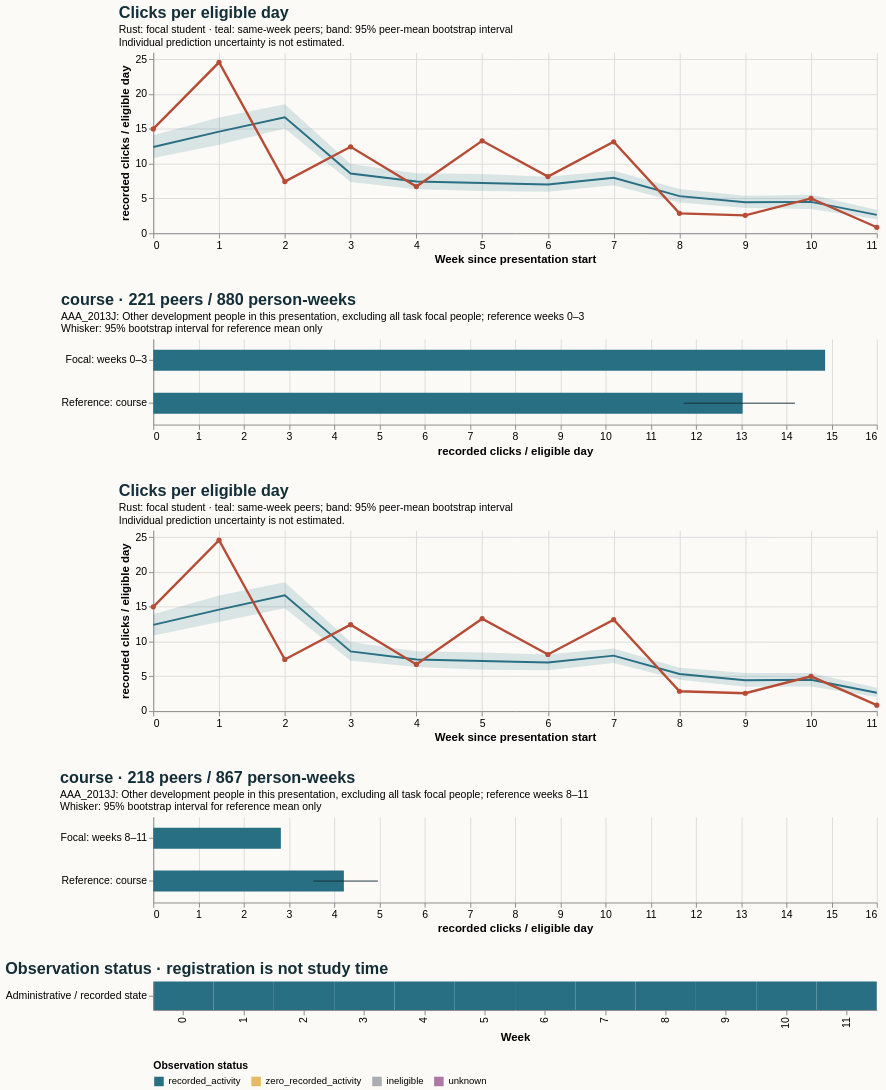

Here is the Vega-Lite specification saved for this chart:
### Vega-Lite specification from a JSON file in a GitHub repository (floating-point values rounded to 4 significant figures)
{"$schema": "https://vega.github.io/schema/vega-lite/v5.20.1.json", "config": {"axis": {"labelFontSize": 11, "titleFontSize": 12}, "background": "#fbfaf7", "font": "sans-serif", "title": {"anchor": "start", "color": "#142e38", "fontSize": 17, "subtitleFontSize": 11}, "view": {"continuousHeight": 300, "continuousWidth": 300, "stroke": null}}, "datasets": {"data-2e8d58cfe97f18ca5143c78917885ec5": [{"end_day": 6, "focal_value": 15.0, "peer_ci_high": 14.08, "peer_ci_low": 10.81, "peer_mean": 12.4, "peer_observations": 221, "peer_people": 221, "reference": "course", "unit": "recorded clicks / eligible day", "week": 0}, {"end_day": 13, "focal_value": 24.57, "peer_ci_high": 16.64, "peer_ci_low": 12.71, "peer_mean": 14.6, "peer_observations": 221, "peer_people": 221, "reference": "course", "unit": "recorded clicks / eligible day", "week": 1}, {"end_day": 20, "focal_value": 7.429, "peer_ci_high": 18.55, "peer_ci_low": 15.07, "peer_mean": 16.65, "peer_observations": 219, "peer_people": 219, "reference": "course", "unit": "recorded clicks / eligible day", "week": 2}, {"end_day": 27, "focal_value": 12.43, "peer_ci_high": 9.955, "peer_ci_low": 7.356, "peer_mean": 8.588, "peer_observations": 219, "peer_people": 219, "reference": "course", "unit": "recorded clicks / eligible day", "week": 3}, {"end_day": 34, "focal_value": 6.714, "peer_ci_high": 8.623, "peer_ci_low": 6.308, "peer_mean": 7.428, "peer_observations": 219, "peer_people": 219, "reference": "course", "unit": "recorded clicks / eligible day", "week": 4}, {"end_day": 41, "focal_value": 13.29, "peer_ci_high": 8.502, "peer_ci_low": 6.058, "peer_mean": 7.212, "peer_observations": 218, "peer_people": 218, "reference": "course", "unit": "recorded clicks / eligible day", "week": 5}, {"end_day": 48, "focal_value": 8.143, "peer_ci_high": 8.114, "peer_ci_low": 5.951, "peer_mean": 7.002, "peer_observations": 218, "peer_people": 218, "reference": "course", "unit": "recorded clicks / eligible day", "week": 6}, {"end_day": 55, "focal_value": 13.14, "peer_ci_high": 8.999, "peer_ci_low": 6.908, "peer_mean": 7.978, "peer_observations": 218, "peer_people": 218, "reference": "course", "unit": "recorded clicks / eligible day", "week": 7}, {"end_day": 62, "focal_value": 2.857, "peer_ci_high": 6.37, "peer_ci_low": 4.435, "peer_mean": 5.34, "peer_observations": 218, "peer_people": 218, "reference": "course", "unit": "recorded clicks / eligible day", "week": 8}, {"end_day": 69, "focal_value": 2.571, "peer_ci_high": 5.376, "peer_ci_low": 3.624, "peer_mean": 4.446, "peer_observations": 217, "peer_people": 217, "reference": "course", "unit": "recorded clicks / eligible day", "week": 9}, {"end_day": 76, "focal_value": 5.0, "peer_ci_high": 5.549, "peer_ci_low": 3.471, "peer_mean": 4.512, "peer_observations": 217, "peer_people": 217, "reference": "course", "unit": "recorded clicks / eligible day", "week": 10}, {"end_day": 83, "focal_value": 0.8571, "peer_ci_high": 3.381, "peer_ci_low": 2.019, "peer_mean": 2.639, "peer_observations": 215, "peer_people": 215, "reference": "course", "unit": "recorded clicks / eligible day", "week": 11}], "data-4c26a6295f734757547822281ec261a4": [{"end_day": 6, "focal_value": 15.0, "peer_ci_high": 13.93, "peer_ci_low": 10.88, "peer_mean": 12.4, "peer_observations": 221, "peer_people": 221, "reference": "course", "unit": "recorded clicks / eligible day", "week": 0}, {"end_day": 13, "focal_value": 24.57, "peer_ci_high": 16.62, "peer_ci_low": 12.82, "peer_mean": 14.6, "peer_observations": 221, "peer_people": 221, "reference": "course", "unit": "recorded clicks / eligible day", "week": 1}, {"end_day": 20, "focal_value": 7.429, "peer_ci_high": 18.53, "peer_ci_low": 14.79, "peer_mean": 16.65, "peer_observations": 219, "peer_people": 219, "reference": "course", "unit": "recorded clicks / eligible day", "week": 2}, {"end_day": 27, "focal_value": 12.43, "peer_ci_high": 9.943, "peer_ci_low": 7.231, "peer_mean": 8.588, "peer_observations": 219, "peer_people": 219, "reference": "course", "unit": "recorded clicks / eligible day", "week": 3}, {"end_day": 34, "focal_value": 6.714, "peer_ci_high": 8.625, "peer_ci_low": 6.329, "peer_mean": 7.428, "peer_observations": 219, "peer_people": 219, "reference": "course", "unit": "recorded clicks / eligible day", "week": 4}, {"end_day": 41, "focal_value": 13.29, "peer_ci_high": 8.438, "peer_ci_low": 5.967, "peer_mean": 7.212, "peer_observations": 218, "peer_people": 218, "reference": "course", "unit": "recorded clicks / eligible day", "week": 5}, {"end_day": 48, "focal_value": 8.143, "peer_ci_high": 8.125, "peer_ci_low": 5.878, "peer_mean": 7.002, "peer_observations": 218, "peer_people": 218, "reference": "course", "unit": "recorded clicks / eligible day", "week": 6}, {"end_day": 55, "focal_value": 13.14, "peer_ci_high": 9.0, "peer_ci_low": 6.933, "peer_mean": 7.978, "peer_observations": 218, "peer_people": 218, "reference": "course", "unit": "recorded clicks / eligible day", "week": 7}, {"end_day": 62, "focal_value": 2.857, "peer_ci_high": 6.232, "peer_ci_low": 4.518, "peer_mean": 5.34, "peer_observations": 218, "peer_people": 218, "reference": "course", "unit": "recorded clicks / eligible day", "week": 8}, {"end_day": 69, "focal_value": 2.571, "peer_ci_high": 5.471, "peer_ci_low": 3.497, "peer_mean": 4.446, "peer_observations": 217, "peer_people": 217, "reference": "course", "unit": "recorded clicks / eligible day", "week": 9}, {"end_day": 76, "focal_value": 5.0, "peer_ci_high": 5.498, "peer_ci_low": 3.555, "peer_mean": 4.512, "peer_observations": 217, "peer_people": 217, "reference": "course", "unit": "recorded clicks / eligible day", "week": 10}, {"end_day": 83, "focal_value": 0.8571, "peer_ci_high": 3.367, "peer_ci_low": 2.04, "peer_mean": 2.639, "peer_observations": 215, "peer_people": 215, "reference": "course", "unit": "recorded clicks / eligible day", "week": 11}], "data-6d55bc25357b97b5f798d68090232047": [{"eligible_days": 7.0, "end_day": 6, "logging_completeness": "unknown", "observation_status": "recorded_activity", "row": "Administrative / recorded state", "score_status": "withheld_release_time_unknown", "start_day": 0, "value": 15.0, "week": 0}, {"eligible_days": 7.0, "end_day": 13, "logging_completeness": "unknown", "observation_status": "recorded_activity", "row": "Administrative / recorded state", "score_status": "withheld_release_time_unknown", "start_day": 7, "value": 24.57, "week": 1}, {"eligible_days": 7.0, "end_day": 20, "logging_completeness": "unknown", "observation_status": "recorded_activity", "row": "Administrative / recorded state", "score_status": "withheld_release_time_unknown", "start_day": 14, "value": 7.429, "week": 2}, {"eligible_days": 7.0, "end_day": 27, "logging_completeness": "unknown", "observation_status": "recorded_activity", "row": "Administrative / recorded state", "score_status": "withheld_release_time_unknown", "start_day": 21, "value": 12.43, "week": 3}, {"eligible_days": 7.0, "end_day": 34, "logging_completeness": "unknown", "observation_status": "recorded_activity", "row": "Administrative / recorded state", "score_status": "withheld_release_time_unknown", "start_day": 28, "value": 6.714, "week": 4}, {"eligible_days": 7.0, "end_day": 41, "logging_completeness": "unknown", "observation_status": "recorded_activity", "row": "Administrative / recorded state", "score_status": "withheld_release_time_unknown", "start_day": 35, "value": 13.29, "week": 5}, {"eligible_days": 7.0, "end_day": 48, "logging_completeness": "unknown", "observation_status": "recorded_activity", "row": "Administrative / recorded state", "score_status": "withheld_release_time_unknown", "start_day": 42, "value": 8.143, "week": 6}, {"eligible_days": 7.0, "end_day": 55, "logging_completeness": "unknown", "observation_status": "recorded_activity", "row": "Administrative / recorded state", "score_status": "withheld_release_time_unknown", "start_day": 49, "value": 13.14, "week": 7}, {"eligible_days": 7.0, "end_day": 62, "logging_completeness": "unknown", "observation_status": "recorded_activity", "row": "Administrative / recorded state", "score_status": "withheld_release_time_unknown", "start_day": 56, "value": 2.857, "week": 8}, {"eligible_days": 7.0, "end_day": 69, "logging_completeness": "unknown", "observation_status": "recorded_activity", "row": "Administrative / recorded state", "score_status": "withheld_release_time_unknown", "start_day": 63, "value": 2.571, "week": 9}, {"eligible_days": 7.0, "end_day": 76, "logging_completeness": "unknown", "observation_status": "recorded_activity", "row": "Administrative / recorded state", "score_status": "withheld_release_time_unknown", "start_day": 70, "value": 5.0, "week": 10}, {"eligible_days": 7.0, "end_day": 83, "logging_completeness": "unknown", "observation_status": "recorded_activity", "row": "Administrative / recorded state", "score_status": "withheld_release_time_unknown", "start_day": 77, "value": 0.8571, "week": 11}], "data-b196c0f3152dbc0376b44facb2aa8f08": [{"hi": null, "lo": null, "series": "Focal: weeks 0–3", "value": 14.86}, {"hi": 14.19, "lo": 11.73, "series": "Reference: course", "value": 13.03}], "data-daa04482e403c180b78eebfeea0968a5": [{"hi": null, "lo": null, "series": "Focal: weeks 8–11", "value": 2.821}, {"hi": 4.967, "lo": 3.544, "series": "Reference: course", "value": 4.215}]}, "resolve": {"scale": {"color": "independent"}}, "spacing": 28, "vconcat": [{"data": {"name": "data-2e8d58cfe97f18ca5143c78917885ec5"}, "height": 190, "layer": [{"encoding": {"x": {"axis": {"tickMinStep": 1}, "field": "week", "title": "Week since presentation start", "type": "quantitative"}, "y": {"field": "peer_ci_low", "scale": {"zero": true}, "title": "recorded clicks / eligible day", "type": "quantitative"}, "y2": {"field": "peer_ci_high"}}, "mark": {"color": "#286f83", "opacity": 0.16, "type": "area"}}, {"encoding": {"tooltip": [{"field": "week", "type": "quantitative"}, {"field": "peer_mean", "type": "quantitative"}, {"field": "peer_people", "type": "quantitative"}, {"field": "peer_observations", "type": "quantitative"}], "x": {"field": "week", "type": "quantitative"}, "y": {"field": "peer_mean", "type": "quantitative"}}, "mark": {"color": "#286f83", "strokeWidth": 2, "type": "line"}}, {"encoding": {"tooltip": [{"field": "week", "type": "quantitative"}, {"field": "focal_value", "type": "quantitative"}], "x": {"field": "week", "type": "quantitative"}, "y": {"field": "focal_value", "type": "quantitative"}}, "mark": {"color": "#b64c35", "point": {"color": "#b64c35"}, "strokeWidth": 2.5, "type": "line"}}], "title": {"subtitle": ["Rust: focal student · teal: same-week peers; band: 95% peer-mean bootstrap interval", "Individual prediction uncertainty is not estimated."], "text": "Clicks per eligible day"}, "width": 760}, {"data": {"name": "data-b196c0f3152dbc0376b44facb2aa8f08"}, "height": 90, "layer": [{"encoding": {"x": {"field": "value", "scale": {"domain": [0, 15.6], "zero": true}, "title": "recorded clicks / eligible day", "type": "quantitative"}, "y": {"field": "series", "sort": null, "title": null, "type": "nominal"}}, "mark": {"color": "#286f83", "size": 22, "type": "bar"}}, {"encoding": {"x": {"field": "lo", "type": "quantitative"}, "x2": {"field": "hi"}, "y": {"field": "series", "sort": null, "title": null, "type": "nominal"}}, "mark": {"color": "#142e38", "type": "rule"}}], "title": {"subtitle": ["AAA_2013J: Other development people in this presentation, excluding all task focal people; reference weeks 0–3", "Whisker: 95% bootstrap interval for reference mean only"], "text": "course · 221 peers / 880 person-weeks"}, "width": 760}, {"data": {"name": "data-4c26a6295f734757547822281ec261a4"}, "height": 190, "layer": [{"encoding": {"x": {"axis": {"tickMinStep": 1}, "field": "week", "title": "Week since presentation start", "type": "quantitative"}, "y": {"field": "peer_ci_low", "scale": {"zero": true}, "title": "recorded clicks / eligible day", "type": "quantitative"}, "y2": {"field": "peer_ci_high"}}, "mark": {"color": "#286f83", "opacity": 0.16, "type": "area"}}, {"encoding": {"tooltip": [{"field": "week", "type": "quantitative"}, {"field": "peer_mean", "type": "quantitative"}, {"field": "peer_people", "type": "quantitative"}, {"field": "peer_observations", "type": "quantitative"}], "x": {"field": "week", "type": "quantitative"}, "y": {"field": "peer_mean", "type": "quantitative"}}, "mark": {"color": "#286f83", "strokeWidth": 2, "type": "line"}}, {"encoding": {"tooltip": [{"field": "week", "type": "quantitative"}, {"field": "focal_value", "type": "quantitative"}], "x": {"field": "week", "type": "quantitative"}, "y": {"field": "focal_value", "type": "quantitative"}}, "mark": {"color": "#b64c35", "point": {"color": "#b64c35"}, "strokeWidth": 2.5, "type": "line"}}], "title": {"subtitle": ["Rust: focal student · teal: same-week peers; band: 95% peer-mean bootstrap interval", "Individual prediction uncertainty is not estimated."], "text": "Clicks per eligible day"}, "width": 760}, {"data": {"name": "data-daa04482e403c180b78eebfeea0968a5"}, "height": 90, "layer": [{"encoding": {"x": {"field": "value", "scale": {"domain": [0, 15.6], "zero": true}, "title": "recorded clicks / eligible day", "type": "quantitative"}, "y": {"field": "series", "sort": null, "title": null, "type": "nominal"}}, "mark": {"color": "#286f83", "size": 22, "type": "bar"}}, {"encoding": {"x": {"field": "lo", "type": "quantitative"}, "x2": {"field": "hi"}, "y": {"field": "series", "sort": null, "title": null, "type": "nominal"}}, "mark": {"color": "#142e38", "type": "rule"}}], "title": {"subtitle": ["AAA_2013J: Other development people in this presentation, excluding all task focal people; reference weeks 8–11", "Whisker: 95% bootstrap interval for reference mean only"], "text": "course · 218 peers / 867 person-weeks"}, "width": 760}, {"data": {"name": "data-6d55bc25357b97b5f798d68090232047"}, "encoding": {"color": {"field": "observation_status", "legend": {"labelLimit": 260, "orient": "bottom"}, "scale": {"domain": ["recorded_activity", "zero_recorded_activity", "ineligible", "unknown"], "range": ["#286f83", "#e4bb64", "#aaaeb3", "#ac78a5"]}, "title": "Observation status", "type": "nominal"}, "tooltip": [{"field": "week", "type": "quantitative"}, {"field": "eligible_days", "type": "quantitative"}, {"field": "observation_status", "type": "nominal"}, {"field": "logging_completeness", "type": "nominal"}], "x": {"field": "week", "title": "Week", "type": "ordinal"}, "y": {"field": "row", "title": null, "type": "nominal"}}, "height": 30, "mark": {"type": "rect"}, "title": "Observation status · registration is not study time", "width": 760}]}
